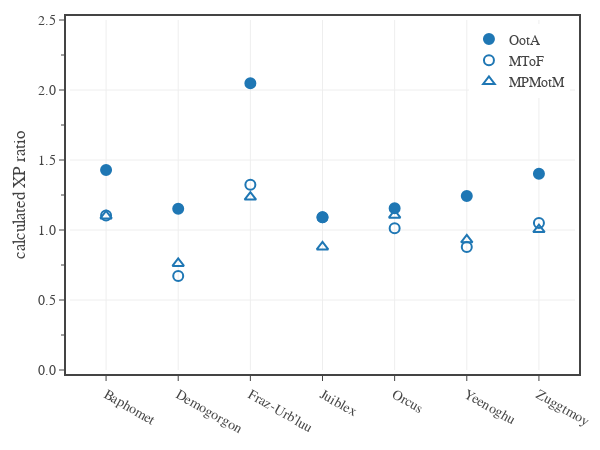

Notebook cell for this chart:
### Code cell
# list of monsters published in two different books
df1 = df0[df0['CR'].between(1,30) & df0['Legendary'].isin(['LL'])]
dfG = df1.groupby(['Monster','Book']).size().to_frame('Total').reset_index()
dfG = dfG[dfG['Total'].gt(0)]
dfG = dfG.groupby(['Monster']).size().to_frame('Total').reset_index()
dfG = dfG[dfG['Total'].gt(2)]
dupMonsters = dfG['Monster'].tolist()

df1 = df1[df1['Monster'].isin(dupMonsters)]

#books = list(df1['Book'].unique())
books = ['OotA', 'MToF', 'MPMotM']
markers = [
    dict(
        color='#1f77b4', 
        line=dict(color='#1f77b4', width=2),
        size=10,
        symbol='circle',
    ),
    dict(
        color='rgba(0,0,0,0.0)', 
        line=dict(color='#1f77b4', width=2),
        size=10, 
        symbol='circle',
    ),
    dict(
        color='rgba(0,0,0,0.0)', 
        line=dict(color='#1f77b4', width=2),
        size=10, 
        symbol='triangle-up',
    )
]

# create figure
fig = go.Figure(
    layout=go.Layout(
        template=tfb.FIG_TEMPLATE,
        margin=dict(l=70, r=25, b=80, t=20, pad=4),
        xaxis=dict(
            range=[-0.5, len(dupMonsters)-0.5],
        ),
        yaxis=dict(
            title_text='calculated XP ratio',
            range=[0, 2.5],
            tick0=0, dtick=0.5,
            tickformat='.1f',
            minor=dict(tick0=0, dtick=0.25),
        ),
        legend=dict(
            yanchor='top',  y=0.99,
            xanchor='right', x=0.99,
            orientation='v',
        ),
    )
)

# plot data
for book, marker in zip(books, markers):
    data = df1[df1['Book'].isin([book])]
    xpr_mean = np.mean(data['eXP Ratio'])
    xpr_std = np.std(data['eXP Ratio'])
    print(f'{book}: {xpr_mean:.2f} ({xpr_std:.2f})')
    text = [f'{x:.0f}' for x in data['CR'].to_list()]
    fig.add_trace(go.Scatter(
        x=data['Monster'], 
        y=data['eXP Ratio'],
        mode='markers',
        marker=marker,
        name=book,
        text=text,
        hovertemplate=
            f'<b>Book:</b> {book}<br>'+
            '<b>Monster:</b> %{x}<br>'+
            '<b>CR:</b> %{text}<br>'+
            '<b>XP ratio:</b> %{y:.2f}'+
            '<extra></extra>'
    ))

# show figure
fig.update_layout(width=600, height=450)
fig.show(config=tfb.FIG_CONFIG)

# save figures
if SAVEFIGS:
    fig.update_layout(autosize=True, width=None, height=None)
    tfb.save_fig_html(fig, format='large', name='fig-exp-ratio-vs-monster-demon-lords-large', style='aspect-ratio: 600/500;')
    tfb.save_fig_html(fig, format='small', name='fig-exp-ratio-vs-monster-demon-lords-small', style='aspect-ratio: 600/550;')

### Figure 1 — Plotly figure (JSON) as saved in the notebook; plotly's stock layout.template omitted (floating-point values rounded to 4 significant figures)
{"data": [{"hovertemplate": "<b>Book:</b> OotA<br><b>Monster:</b> %{x}<br><b>CR:</b> %{text}<br><b>XP ratio:</b> %{y:.2f}<extra></extra>", "marker": {"color": "#1f77b4", "line": {"color": "#1f77b4", "width": 2}, "size": 10, "symbol": "circle"}, "mode": "markers", "name": "OotA", "text": ["23", "26", "23", "23", "26", "24", "23"], "type": "scatter", "x": ["Baphomet", "Demogorgon", "Fraz-Urb’luu", "Juiblex", "Orcus", "Yeenoghu", "Zuggtmoy"], "y": [1.429, 1.152, 2.049, 1.09, 1.155, 1.243, 1.402]}, {"hovertemplate": "<b>Book:</b> MToF<br><b>Monster:</b> %{x}<br><b>CR:</b> %{text}<br><b>XP ratio:</b> %{y:.2f}<extra></extra>", "marker": {"color": "rgba(0,0,0,0.0)", "line": {"color": "#1f77b4", "width": 2}, "size": 10, "symbol": "circle"}, "mode": "markers", "name": "MToF", "text": ["23", "26", "24", "23", "26", "24", "23"], "type": "scatter", "x": ["Baphomet", "Demogorgon", "Fraz-Urb’luu", "Juiblex", "Orcus", "Yeenoghu", "Zuggtmoy"], "y": [1.103, 0.6722, 1.323, 1.09, 1.012, 0.8788, 1.05]}, {"hovertemplate": "<b>Book:</b> MPMotM<br><b>Monster:</b> %{x}<br><b>CR:</b> %{text}<br><b>XP ratio:</b> %{y:.2f}<extra></extra>", "marker": {"color": "rgba(0,0,0,0.0)", "line": {"color": "#1f77b4", "width": 2}, "size": 10, "symbol": "triangle-up"}, "mode": "markers", "name": "MPMotM", "text": ["23", "26", "24", "24", "26", "25", "23"], "type": "scatter", "x": ["Baphomet", "Demogorgon", "Fraz-Urb’luu", "Juiblex", "Orcus", "Yeenoghu", "Zuggtmoy"], "y": [1.101, 0.761, 1.235, 0.8793, 1.106, 0.9301, 1.003]}], "layout": {"height": 450, "legend": {"orientation": "v", "x": 0.99, "xanchor": "right", "y": 0.99, "yanchor": "top"}, "margin": {"b": 80, "l": 70, "pad": 4, "r": 25, "t": 20}, "width": 600, "xaxis": {"range": [-0.5, 6.5]}, "yaxis": {"dtick": 0.5, "minor": {"dtick": 0.25, "tick0": 0}, "range": [0, 2.5], "tick0": 0, "tickformat": ".1f", "title": {"text": "calculated XP ratio"}}}}
